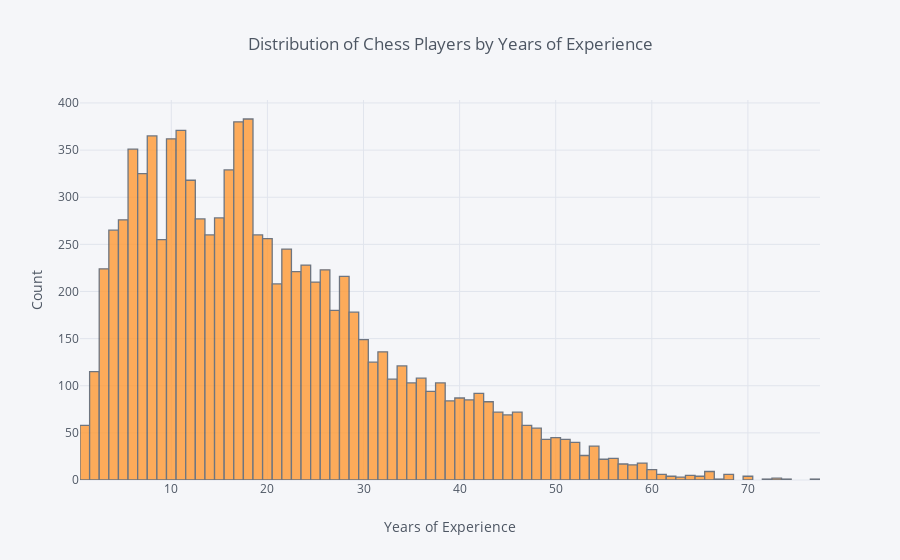

Here is the notebook cell this chart was saved with:
### Markdown cell above
##### Years of Experience

### Code cell
years_experience = pd.read_sql('''Select [years of experience] from table4
                            where [years of experience] <> "None" and
                            [years of experience] < 80
                            ''', conn)
years_experience.iplot(kind='hist', xTitle='Years of Experience',
                            yTitle='Count',
                            title='Distribution of Chess Players by Years of Experience')

### Figure 1 — Plotly figure (JSON) as saved in the notebook; plotly's stock layout.template omitted (floating-point values rounded to 4 significant figures; data arrays with more than 128 entries replaced by an {"elided": "..."} marker saying what was removed)
{"data": [{"histfunc": "count", "histnorm": "", "marker": {"color": "rgba(255, 153, 51, 1.0)", "line": {"color": "#4D5663", "width": 1.3}}, "name": "Years of Experience", "opacity": 0.8, "orientation": "v", "type": "histogram", "uid": "acc07e5d-0d96-4d77-b9b6-1dceafbfd4bf", "x": {"elided": "9807 int values"}}], "layout": {"barmode": "overlay", "legend": {"bgcolor": "#F5F6F9", "font": {"color": "#4D5663"}}, "paper_bgcolor": "#F5F6F9", "plot_bgcolor": "#F5F6F9", "title": {"font": {"color": "#4D5663"}, "text": "Distribution of Chess Players by Years of Experience"}, "xaxis": {"gridcolor": "#E1E5ED", "showgrid": true, "tickfont": {"color": "#4D5663"}, "title": {"font": {"color": "#4D5663"}, "text": "Years of Experience"}, "zerolinecolor": "#E1E5ED"}, "yaxis": {"gridcolor": "#E1E5ED", "showgrid": true, "tickfont": {"color": "#4D5663"}, "title": {"font": {"color": "#4D5663"}, "text": "Count"}, "zerolinecolor": "#E1E5ED"}}}
